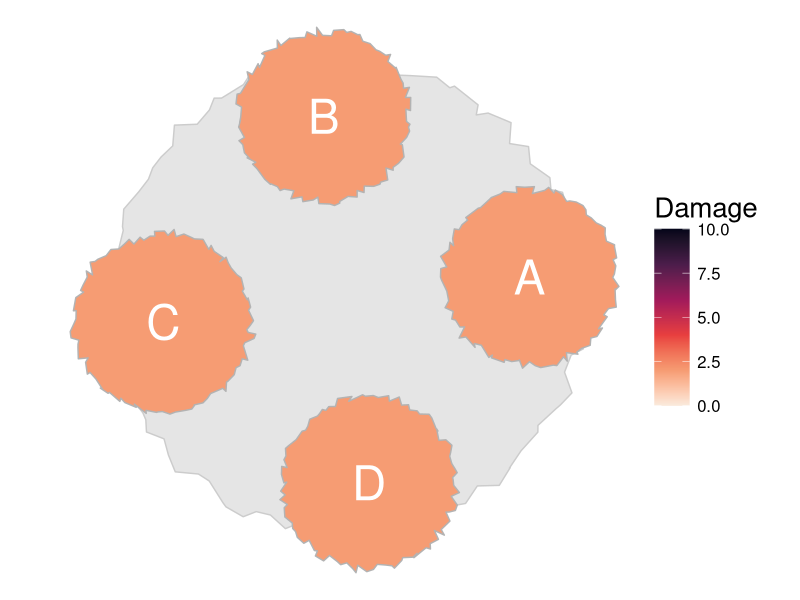
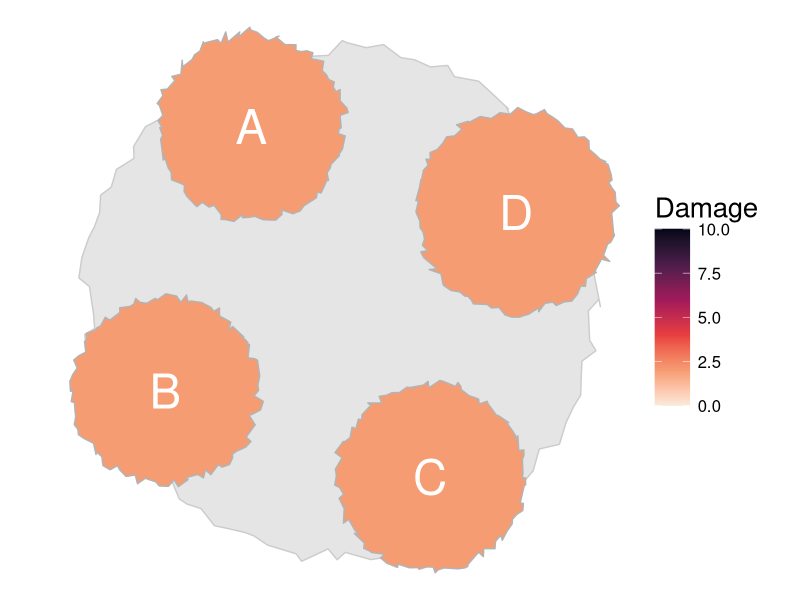
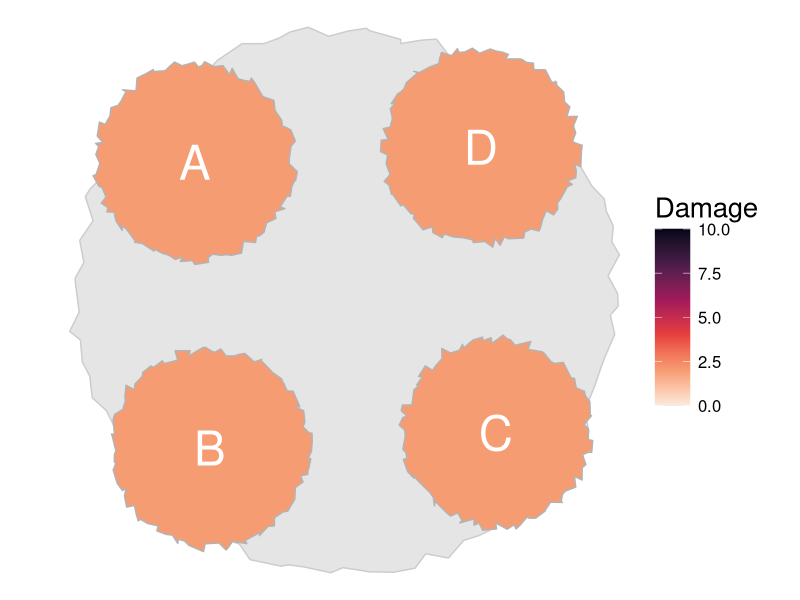
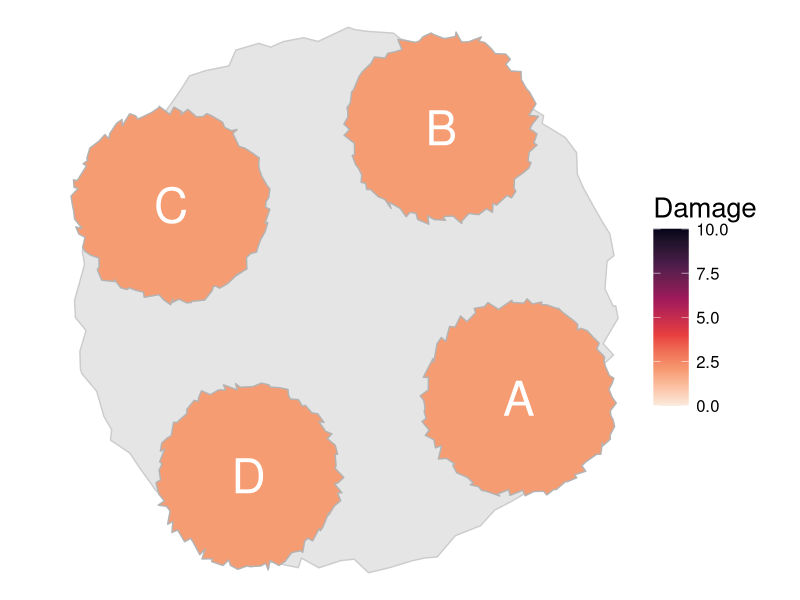
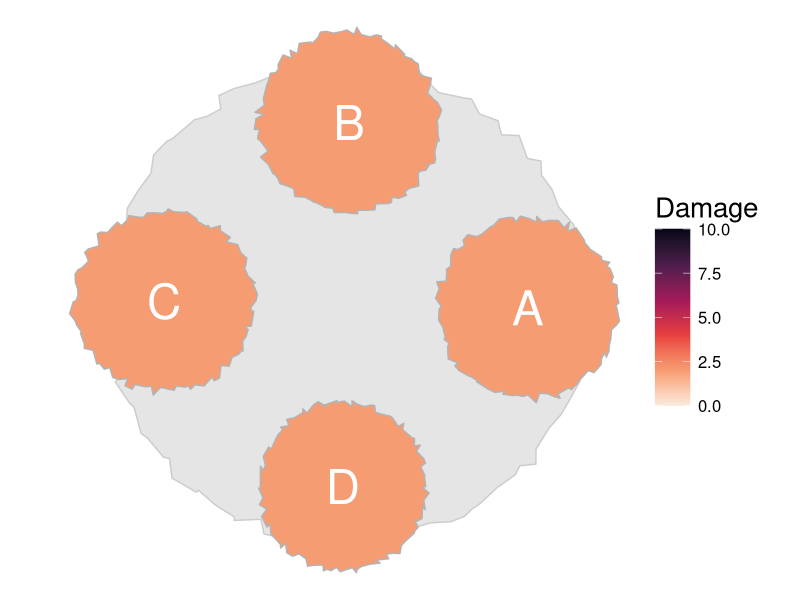
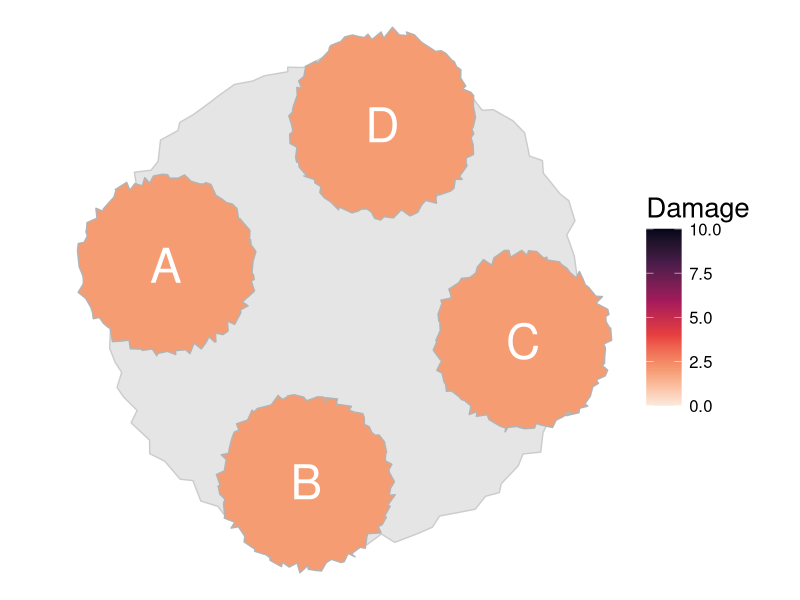
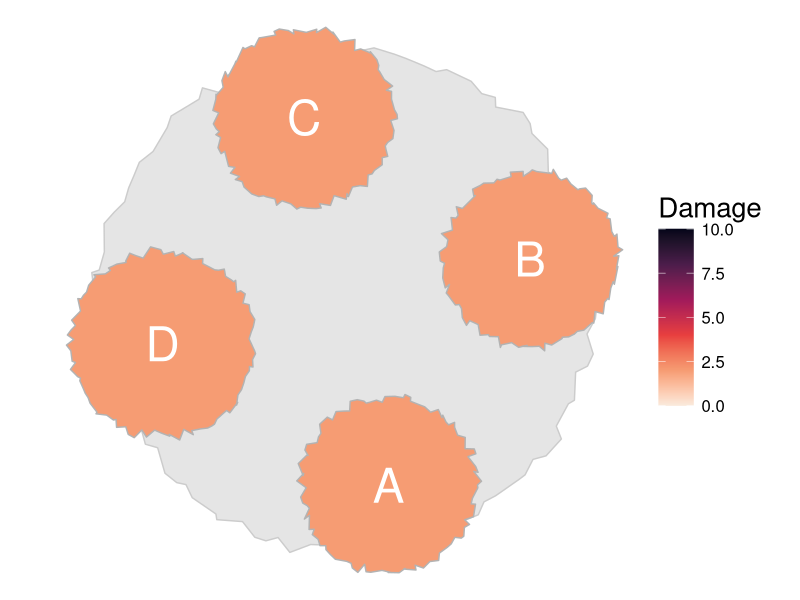
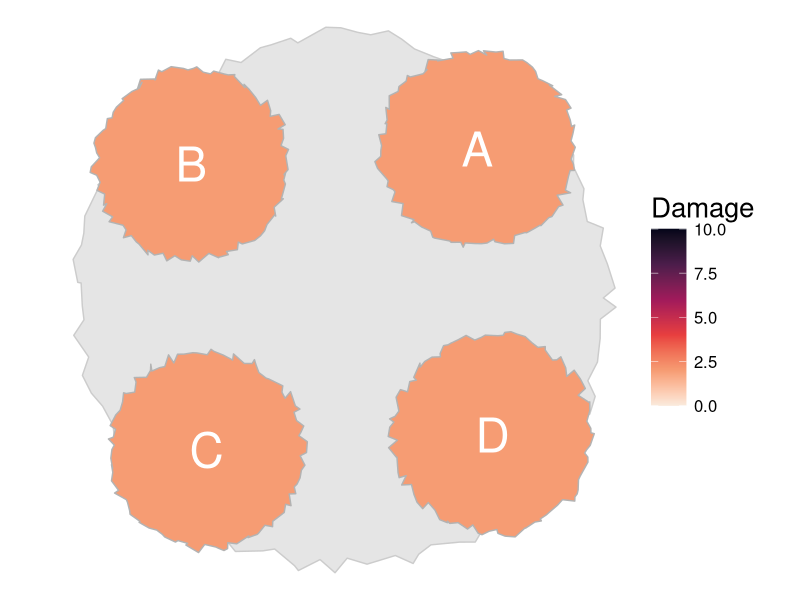

The R source for these figures, in order: (Note: this script raises an error after producing the figures.)
library(tidyverse)
library(RColorBrewer)
library(viridis)
library(here)

###CIRCLE GENERATION###
#Helper functions
generate_circle <- function(radius) {
  num_points <- 100  # Number of points along the circle
  angles <- seq(0, 2 * pi, length.out = num_points)
  
  circle <- data.frame(
    x = radius * cos(angles),
    y = radius * sin(angles)
  )
  
  return(circle)
}

add_deviation_to_circle <- function(circle, deviation_factor = 0.05) {
  deviation_x <- runif(nrow(circle), -deviation_factor, deviation_factor)
  deviation_y <- runif(nrow(circle), -deviation_factor, deviation_factor)
  circle$x <- circle$x + deviation_x
  circle$y <- circle$y + deviation_y
  return(circle)
}

adjust_perimeter <- function(circle, target_perimeter) {
  perimeter <- sum(sqrt(diff(circle$x)^2 + diff(circle$y)^2))
  scale_factor <- target_perimeter / perimeter
  circle$x <- circle$x * scale_factor
  circle$y <- circle$y * scale_factor
  return(circle)
}

#Call this function to generate circle!
base_circle <- function(radius, target_perimeter, deviation_factor) {
  circle <- generate_circle(radius)
  circle <- add_deviation_to_circle(circle, deviation_factor)
  circle <- adjust_perimeter(circle, target_perimeter)
  return(circle)
}

#Polygon rotation helper function
rot <- function(df, angle_deg) {
  angle_rad <- angle_deg * (pi / 180)
  
  df_rotated <- df |>
    mutate(
      x_rot = x * cos(angle_rad) - y * sin(angle_rad),
      y_rot = x * sin(angle_rad) + y * cos(angle_rad),
      x = x_rot, 
      y = y_rot
    )
  
  return(df_rotated)
}

###MAP CREATION###
create_map = function(a_idx, col, starting_angle, intuition) {
  #Index for D country is 3 after index for A country -- select damage levels
  d_idx <- a_idx + 3
  props <- scenarios[a_idx:d_idx]
  
  #Declare polygon objects
  obj1 <- base_circle(.85, 3.8, .045)
  obj2 <- base_circle(.85, 3.8, .045)
  obj3 <- base_circle(.85, 3.8, .045)
  obj4 <- base_circle(.85, 3.8, .045)
  
  #Establish map-wise rotation
  first_obj_rad = starting_angle * pi/180
  second_obj_rad = first_obj_rad + pi/2 
  third_obj_rad = first_obj_rad + pi
  fourth_obj_rad = first_obj_rad + 3*pi/2
  
  #Choose angle of internal rotation
  rot_angle <- sample(0:360, size=1)
  rot_rad = rot_angle * pi/180
  
  #Calculate end-goal center coordinates of each polygon
  cntr1_x = cos(first_obj_rad)
  cntr1_y = sin(first_obj_rad)
  cntr2_x = cos(second_obj_rad)
  cntr2_y = sin(second_obj_rad)
  cntr3_x = cos(third_obj_rad)
  cntr3_y = sin(third_obj_rad)
  cntr4_x = cos(fourth_obj_rad)
  cntr4_y = sin(fourth_obj_rad)
  
  #Translating polygons to formerly-calculated center coordinates
  coords1 <- obj1 |>
    mutate(x = x + cntr1_x,
           y = y + cntr1_y,
           damage = props[1])
  coords2 <- obj2 |>
    mutate(x = x + cntr2_x,
           y = y + cntr2_y,
           damage = props[2])
  coords3 <- obj3 |>
    mutate(x = x + cntr3_x,
           y = y + cntr3_y,
           damage = props[3])
  coords4 <- obj4 |>
    mutate(x = x + cntr4_x,
           y = y + cntr4_y,
           damage = props[4])
  
  #Rotate polygons by same random amount because of odd rot() functionality
  coords1 <- rot(coords1, rot_angle)
  coords2 <- rot(coords2, rot_angle)
  coords3 <- rot(coords3, rot_angle)
  coords4 <- rot(coords4, rot_angle)
  
  #Create label overlay with polygon center coordinates
  #Adding rotation from rot() function to label coordinates
  cntr1_x_rot <- cntr1_x * cos(rot_rad) - cntr1_y * sin(rot_rad)
  cntr1_y_rot <- cntr1_x * sin(rot_rad) + cntr1_y * cos(rot_rad)
  cntr2_x_rot <- cntr2_x * cos(rot_rad) - cntr2_y * sin(rot_rad)
  cntr2_y_rot <- cntr2_x * sin(rot_rad) + cntr2_y * cos(rot_rad)
  cntr3_x_rot <- cntr3_x * cos(rot_rad) - cntr3_y * sin(rot_rad)
  cntr3_y_rot <- cntr3_x * sin(rot_rad) + cntr3_y * cos(rot_rad)
  cntr4_x_rot <- cntr4_x * cos(rot_rad) - cntr4_y * sin(rot_rad)
  cntr4_y_rot <- cntr4_x * sin(rot_rad) + cntr4_y * cos(rot_rad)
  
  labels <- data.frame(
    text = c("A", "B", "C", "D"),
    x = c(cntr1_x_rot, cntr2_x_rot, cntr3_x_rot, cntr4_x_rot),
    y = c(cntr1_y_rot, cntr2_y_rot, cntr3_y_rot, cntr4_y_rot))
  
  #Circle qualities pre-selected based on visual salience
  circle <- base_circle(1.7, 9, .055) 
  
  #Plot, store to object
  map <- ggplot() +
    geom_polygon(circle, mapping = aes(x = x, y = y), fill = "grey90", color = "grey80") +
    geom_polygon(data = coords1, aes(x = x, y = y, fill = damage), color  = "grey70") +
    geom_polygon(data = coords2, aes(x = x, y = y, fill = damage), color = "grey70") +
    geom_polygon(data = coords3, aes(x = x, y = y, fill = damage), color = "grey70") +
    geom_polygon(data = coords4, aes(x = x, y = y, fill = damage), color = "grey70") +
    geom_text(data = labels, aes(x = x, y = y, label = text), color = "white", size = 12) +
    labs(fill = "Damage") +
    coord_fixed() 
  
  if (intuition == "int") {
    rev = 1
  } else {
    rev = -1
  }
  
  if (col == "blues") { #Blue color map
    map_col <- map +
      scale_fill_distiller(direction = rev, palette = "Blues", limits = c(0, 10))}
  else { #Rocket color map
    map_col <- map +
      scale_fill_viridis_c(option = "rocket", direction = -rev, limits = c(0, 10))
  }
  
  #Add void theme to eliminate grid lines, axes, etc. 
  map_col <- map_col + 
    theme_void() +  
    theme(plot.background = element_rect(fill = "white", color = NA),
          legend.key.size = unit(.9, 'cm'), 
          legend.text = element_text(size = 12), 
          legend.title = element_text(size = 20))
  return(map_col)
}


#Save map to repository
download_map = function(map, a_idx, intuition, col, i) {
  #Create scenario prefix, rename intuition level, add version number
  scenario = case_when(a_idx == 1 ~ "scen1",
                       a_idx == 5 ~ "scen2",
                       a_idx == 9 ~ "scen3",
                       a_idx == 13 ~ "scen4",
                       a_idx == 17 ~ "scen5",
                       a_idx == 21 ~ "scen6")
  intuition_level = if_else(intuition == "int", "intuitive", "nonintuitive")
  i = paste("ver", i)
  
  #Create name, folder name, and set path
  download_name <- paste(scenario, col, intuition_level, i, ".png", sep = "_")
  folder_name <- paste(scenario, col, intuition_level, "maps", sep = "_")
  path <- here("map_plots", folder_name, download_name) 
  
  #Save and return name for storage in attribute table
  ggsave(path, plot = map, width = 10, height = 8, dpi = 300)
  return(download_name)
}

#Scenario damage levels
scenarios <- c(c(2,2,2,2),c(8,8,4,4),c(4,4,8,8),c(8,5,5,2),c(2,5,5,8),c(5,5,2,8))
#Possible indices of country A for each scenario 
scenario_a_indx <- c(1,5,9,13,17,21)
#Differentiating between intuititon levels and color schemes 
int_nonint <- c("int", "nonint")
col_scheme <- c("rocket", "blues")
#Version number
iter <- c(1,2,3,4,5,6,7,8,9,10,11,12,13,14,15,16)
#Possible map rotations
#Any given two maps within an attribute combination will be at least 15 degrees apart
map_rot <- c(0,15,30,45,60,75,90,105,120,135,150,165,180,195,210,225,240,255,270,285,300,315,330,345)

#Initialize attributes dataframe
map_attributes <- data.frame(
  a_idx = c(),
  intuition = c(),
  color = c(),
  version = c(),
  starting_angle = c(),
  filename = c()
)

for (a_idx in scenario_a_indx) {
  for (col in col_scheme){
    for (intuition in int_nonint) {
      #Randomly choose 8 starting angles for 8 versions of a given combination
      starting_angle_arr <- sample(map_rot, size = 16, replace = FALSE)
      for (i in iter) {
        starting_angle = starting_angle_arr[i]
        
        map <- create_map(a_idx, col, starting_angle, intuition)
        
        filename <- download_map(map, a_idx, intuition, col, i)
        
        attr <- c(a_idx, intuition, col, i, starting_angle, filename)
        map_attributes <- map_attributes |> rbind(attr)
      }
    }
  }
}


map_attributes_edited <- map_attributes |>
  mutate(scenario_props = case_when(X.1. == 1 ~ '2_2_2_2',
                                    X.1. == 5 ~ '8_8_4_4',
                                    X.1. == 9 ~ '4_4_8_8',
                                    X.1. == 13 ~ '8_5_5_2',
                                    X.1. == 17 ~ '2_5_5_8',
                                    X.1. == 21 ~ '5_5_2_8')) |>
  select(-X.1.)

colnames(map_attributes_edited) <- c('intuition', 'colormap', 'version', 'rotation', 'file_name', 'scenario_props')

write.csv(map_attributes_edited, 'map_attributes.csv')
